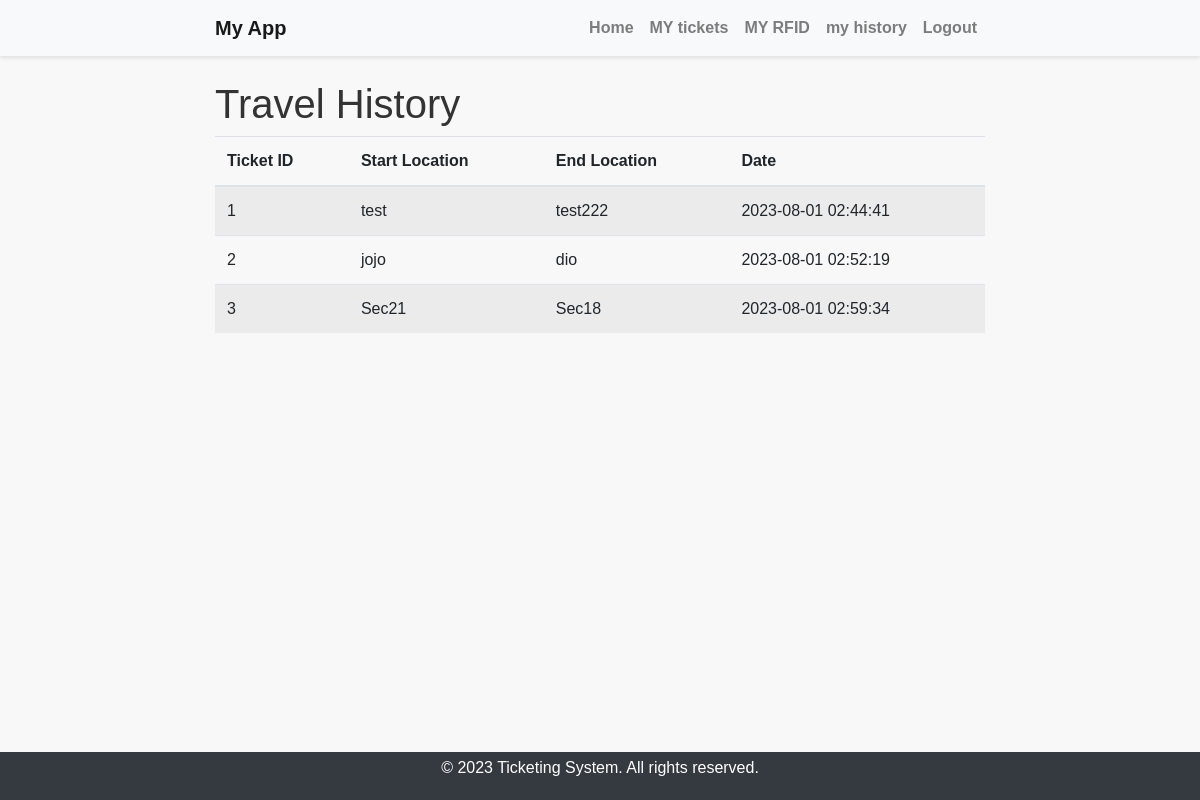
/myhistory (signed in), run on the app's committed database.
### tables this page shows
CREATE TABLE history(id INTEGER PRIMARY KEY AUTOINCREMENT,
hash TEXT
,start text,
destination text,
status int DEFAULT 0,
userid int , 
time float, 
'date' DATETIME NOT NULL DEFAULT (strftime('%Y-%m-%d %H:%M:%S', 'now', 'localtime'))
,FOREIGN KEY(userid) REFERENCES users(id)
);

### app.py (the view)
@app.route("/myhistory")
@login_required
def history():
    conn = get_db_connection()
    cursor = conn.cursor()
    cursor.execute(
        "SELECT * FROM history WHERE userid = ? and status=1", (session["id"],)
    )
    data = cursor.fetchall()
    if not data:
        return render_template("no_display.html")
    return render_template("history.html", data=data)

### app.py (called while the page is built)
def get_db_connection():
    conn = sqlite3.connect("database.db")
    conn.row_factory = sqlite3.Row
    return conn

### helpers.py (called while the page is built)
def login_required(f):
    @wraps(f)
    def decorated_function(*args, **kwargs):
        if "username" not in session:
            return redirect("/login")
        return f(*args, **kwargs)
    return decorated_function

### templates/history.html
{% extends 'layout.html' %}
{% block content %}
    <div class="flex-container">
        <h1>Travel History</h1>
        <table class="table table-striped">
            <thead>
                <tr>
                    <th scope="col">Ticket ID</th>
                    <th scope="col">Start Location</th>
                    <th scope="col">End Location</th>
                    <th scope="col">Date</th>
                </tr>
            </thead>
            <tbody>
                {% for c in data %}
                <tr>
                    <td>{{ c.id }}</td>
                    <td>{{ c.start }}</td>
                    <td>{{ c.destination }}</td>
                    <td>{{ c.date }}</td>
                </tr>
                {% endfor %}
            </tbody>
        </table>
    </div>
{% endblock %}

### static/style.css (style rules this page uses)
body { font-family: Arial, sans-serif; background-color: #f8f8f8; color: #333; }

### data on the page
history: id "1", start "test", destination "test222", date "2023-08-01 02:44:41"
history: id "2", start "jojo", destination "dio", date "2023-08-01 02:52:19"
history: id "3", start "Sec21", destination "Sec18", date "2023-08-01 02:59:34"
